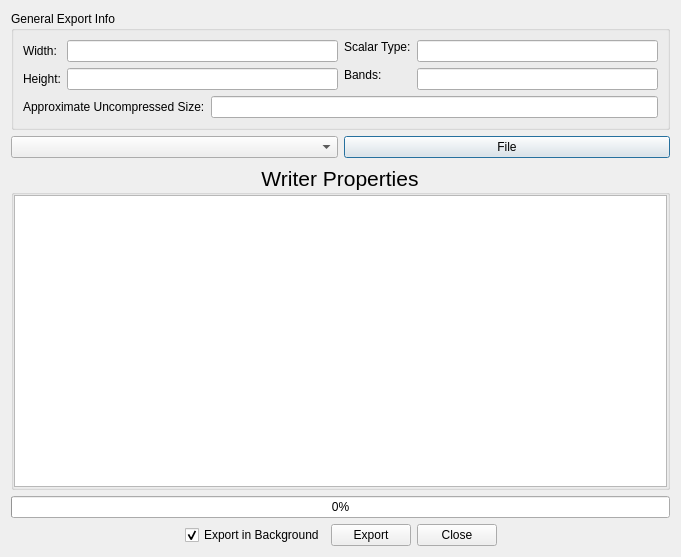
<?xml version="1.0" encoding="UTF-8"?>
<ui version="4.0">
 <class>ExportImageDialog</class>
 <widget class="QDialog" name="ExportImageDialog">
  <property name="geometry">
   <rect>
    <x>0</x>
    <y>0</y>
    <width>681</width>
    <height>557</height>
   </rect>
  </property>
  <property name="windowTitle">
   <string>Export Image</string>
  </property>
  <layout class="QVBoxLayout" name="verticalLayout_3">
   <item>
    <widget class="QGroupBox" name="m_generalInformationBox">
     <property name="title">
      <string>General Export Info</string>
     </property>
     <layout class="QVBoxLayout" name="verticalLayout_2">
      <item>
       <layout class="QHBoxLayout" name="horizontalLayout_2">
        <item>
         <layout class="QGridLayout" name="gridLayout_2">
          <item row="0" column="0">
           <widget class="QLabel" name="m_widthLabel">
            <property name="text">
             <string>Width:</string>
            </property>
           </widget>
          </item>
          <item row="0" column="1">
           <widget class="QLineEdit" name="m_width">
            <property name="readOnly">
             <bool>true</bool>
            </property>
           </widget>
          </item>
          <item row="1" column="0">
           <widget class="QLabel" name="m_heightLabel">
            <property name="text">
             <string>Height:</string>
            </property>
           </widget>
          </item>
          <item row="1" column="1">
           <widget class="QLineEdit" name="m_height">
            <property name="readOnly">
             <bool>true</bool>
            </property>
           </widget>
          </item>
         </layout>
        </item>
        <item>
         <layout class="QGridLayout" name="gridLayout">
          <item row="0" column="0">
           <widget class="QLabel" name="m_scalarTypeLabel">
            <property name="text">
             <string>Scalar Type:</string>
            </property>
           </widget>
          </item>
          <item row="0" column="1" rowspan="2">
           <widget class="QLineEdit" name="m_scalarType">
            <property name="readOnly">
             <bool>true</bool>
            </property>
           </widget>
          </item>
          <item row="1" column="0" rowspan="2">
           <widget class="QLabel" name="m_bandsLabel">
            <property name="text">
             <string>Bands:</string>
            </property>
           </widget>
          </item>
          <item row="2" column="1">
           <widget class="QLineEdit" name="m_bands">
            <property name="readOnly">
             <bool>true</bool>
            </property>
           </widget>
          </item>
         </layout>
        </item>
       </layout>
      </item>
      <item>
       <layout class="QHBoxLayout" name="horizontalLayout_3">
        <item>
         <widget class="QLabel" name="m_sizeLabel">
          <property name="text">
           <string>Approximate Uncompressed Size:</string>
          </property>
         </widget>
        </item>
        <item>
         <widget class="QLineEdit" name="m_size">
          <property name="readOnly">
           <bool>true</bool>
          </property>
         </widget>
        </item>
       </layout>
      </item>
     </layout>
    </widget>
   </item>
   <item>
    <layout class="QHBoxLayout" name="m_fileLayout">
     <item>
      <widget class="QComboBox" name="m_fileTypes"/>
     </item>
     <item>
      <widget class="QPushButton" name="m_fileButton">
       <property name="text">
        <string>File</string>
       </property>
      </widget>
     </item>
    </layout>
   </item>
   <item>
    <widget class="QGroupBox" name="m_propertiesGroupBox">
     <property name="font">
      <font>
       <pointsize>16</pointsize>
      </font>
     </property>
     <property name="title">
      <string>Writer Properties</string>
     </property>
     <property name="alignment">
      <set>Qt::AlignCenter</set>
     </property>
     <layout class="QVBoxLayout" name="verticalLayout">
      <property name="margin">
       <number>0</number>
      </property>
      <item>
       <widget class="ossimGui::DataManagerPropertyView" name="m_propertyView">
        <property name="verticalScrollBarPolicy">
         <enum>Qt::ScrollBarAsNeeded</enum>
        </property>
       </widget>
      </item>
     </layout>
    </widget>
   </item>
   <item>
    <widget class="ossimGui::ProgressWidget" name="m_progressBar">
     <property name="value">
      <number>0</number>
     </property>
    </widget>
   </item>
   <item>
    <layout class="QHBoxLayout" name="horizontalLayout">
     <item>
      <spacer name="m_leftHorizontalSpacer">
       <property name="orientation">
        <enum>Qt::Horizontal</enum>
       </property>
       <property name="sizeHint" stdset="0">
        <size>
         <width>40</width>
         <height>20</height>
        </size>
       </property>
      </spacer>
     </item>
     <item>
      <widget class="QCheckBox" name="m_exportInBackground">
       <property name="text">
        <string>Export in Background</string>
       </property>
       <property name="checked">
        <bool>true</bool>
       </property>
      </widget>
     </item>
     <item>
      <widget class="QPushButton" name="m_exportAbortButton">
       <property name="text">
        <string>Export</string>
       </property>
      </widget>
     </item>
     <item>
      <widget class="QPushButton" name="m_closeButton">
       <property name="text">
        <string>Close</string>
       </property>
      </widget>
     </item>
     <item>
      <spacer name="m_rightHorizontalSpacer">
       <property name="orientation">
        <enum>Qt::Horizontal</enum>
       </property>
       <property name="sizeHint" stdset="0">
        <size>
         <width>40</width>
         <height>20</height>
        </size>
       </property>
      </spacer>
     </item>
    </layout>
   </item>
  </layout>
 </widget>
 <customwidgets>
  <customwidget>
   <class>ossimGui::DataManagerPropertyView</class>
   <extends>QTreeView</extends>
   <header>ossimGui/DataManagerPropertyView.h</header>
  </customwidget>
  <customwidget>
   <class>ossimGui::ProgressWidget</class>
   <extends>QProgressBar</extends>
   <header>ossimGui/ProgressWidget.h</header>
  </customwidget>
 </customwidgets>
 <resources/>
 <connections/>
</ui>
